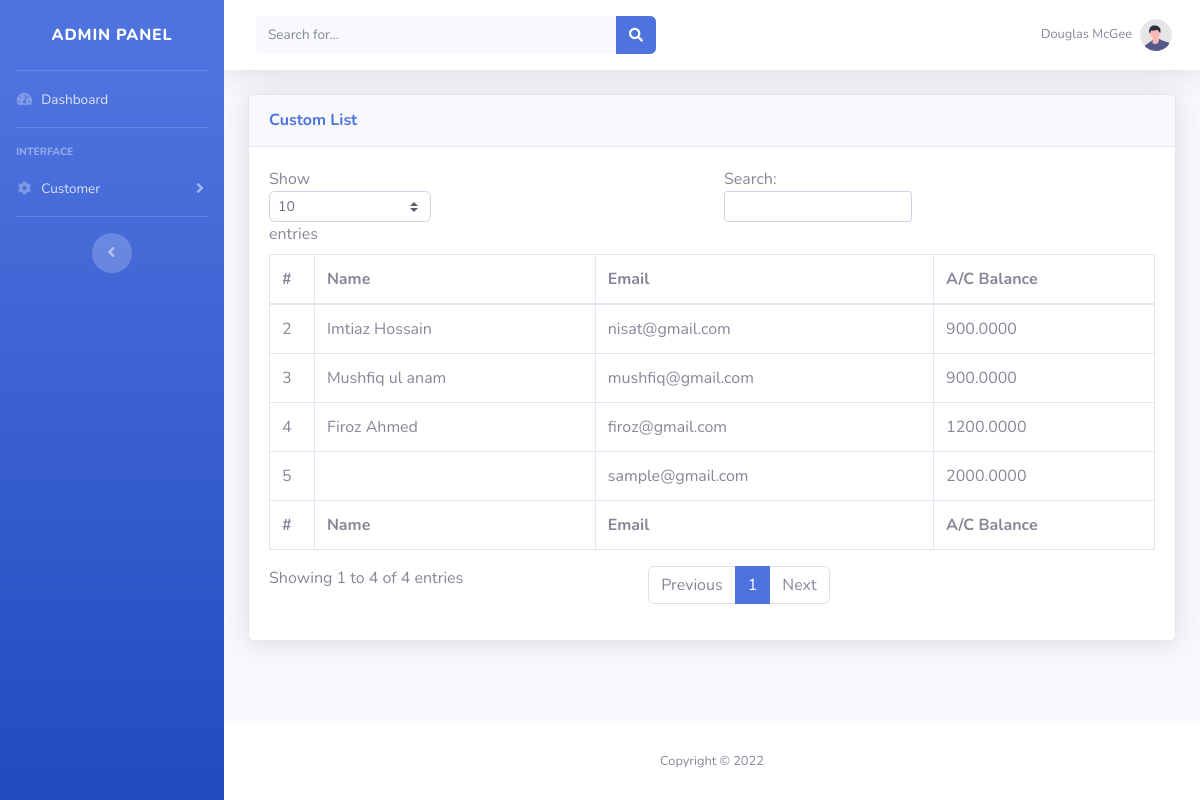
The page / on the database its author committed.
### tables this page shows
CREATE TABLE `customers` (
  `id` int(20) NOT NULL,
  `name` varchar(255) NOT NULL,
  `email` varchar(255) NOT NULL,
  `password` varchar(255) NOT NULL,
  `balance` double(16,4) NOT NULL,
  `date` date NOT NULL DEFAULT current_timestamp()
);

### index.php (the view, shortened to what this page needs)
<?php
require_once 'inc/config.php';
?>
<!DOCTYPE html>
<html lang="en">
<head>
    <link href="vendor/fontawesome-free/css/all.min.css" rel="stylesheet" type="text/css">
    <link href="css/sb-admin-2.min.css" rel="stylesheet">
</head>
<body id="page-top">
    <div id="wrapper">
        <?php include_once('common/sidebar.php'); ?>
        <div id="content-wrapper" class="d-flex flex-column">
            <div id="content">
                 <?php include_once('common/header.php'); ?>
                <div class="container-fluid">
                        <div class="card shadow mb-4">
                            <div class="card-header py-3">
                                <h6 class="m-0 font-weight-bold text-primary">Custom List</h6>
                            </div>
                            <div class="card-body">
                                <?php
                                    if(isset($_GET['search'])){
                                        $data = $conn->query("SELECT * FROM customers where name like '%".$_GET['search']."%'")->fetchAll();
                                    } else {
                                        $data = $conn->query('SELECT * FROM customers')->fetchAll();
                                    }
                                ?>
                                <div class="table-responsive">
                                    <table class="table table-bordered" id="dataTable" width="100%" cellspacing="0">
                                        <thead>
                                            <tr>
                                                <th>#</th>
                                                <th>Name</th>
                                                <th>Email</th>
                                                <th>A/C Balance</th>
                                            </tr>
                                        </thead>
                                        <tfoot>
                                            <tr>
                                                <th>#</th>
                                                <th>Name</th>
                                                <th>Email</th>
                                                <th>A/C Balance</th>
                                            </tr>
                                        </tfoot>
                                        <tbody>
                                            <?php
                                                foreach($data as $item) {
                                            ?>
                                            <tr>
                                                <td><?=$item['id']?></td>
                                                <td><?=$item['name']?></td>
                                                <td><?=$item['email']?></td>
                                                <td><?=$item['balance']?></td>
                                            </tr>
                                            <?php
                                                }
                                            ?>
                                        </tbody>
                                    </table>
                                </div>
                            </div>
                        </div>
                </div>
            </div>
            <?php include_once('common/footer.php'); ?>
        </div>
    </div>
</body>
</html>

### common/sidebar.php (shortened to what this page needs)
<ul class="navbar-nav bg-gradient-primary sidebar sidebar-dark accordion" id="accordionSidebar">
<a class="sidebar-brand d-flex align-items-center justify-content-center" href="index.php">
    <div class="sidebar-brand-text mx-3">Admin Panel</div>
</a>
<hr class="sidebar-divider my-0">
<li class="nav-item">
    <a class="nav-link" href="index.html">
        <i class="fas fa-fw fa-tachometer-alt"></i>
        <span>Dashboard</span></a>
</li>
<hr class="sidebar-divider">
<div class="sidebar-heading">
    Interface
</div>
<li class="nav-item">
    <a class="nav-link collapsed" href="#" data-toggle="collapse" data-target="#collapseTwo"
        aria-expanded="true" aria-controls="collapseTwo">
        <i class="fas fa-fw fa-cog"></i>
        <span>Customer</span>
    </a>
</li>
<hr class="sidebar-divider d-none d-md-block">
<div class="text-center d-none d-md-inline">
    <button class="rounded-circle border-0" id="sidebarToggle"></button>
</div>
</ul>

### common/header.php (shortened to what this page needs)
<nav class="navbar navbar-expand navbar-light bg-white topbar mb-4 static-top shadow">
    <form method="GET" action="customer-list.php"
        class="d-none d-sm-inline-block form-inline mr-auto ml-md-3 my-2 my-md-0 mw-100 navbar-search">
        <div class="input-group">
            <input type="text" name="search" class="form-control bg-light border-0 small"
            placeholder="Search for..."
                aria-label="Search" aria-describedby="basic-addon2">
            <div class="input-group-append">
                <button type="submit" name="submit" class="btn btn-primary">
                    <i class="fas fa-search fa-sm"></i>
                </button>
            </div>
        </div>
    </form>
    <ul class="navbar-nav ml-auto">
        <li class="nav-item dropdown no-arrow">
            <a class="nav-link dropdown-toggle" href="#" id="userDropdown" role="button"
                data-toggle="dropdown" aria-haspopup="true" aria-expanded="false">
                <span class="mr-2 d-none d-lg-inline text-gray-600 small">Douglas McGee</span>
                <img class="img-profile rounded-circle"
                    src="img/undraw_profile.svg">
            </a>
        </li>
    </ul>
</nav>

### common/footer.php
<footer class="sticky-footer bg-white">
    <div class="container my-auto">
        <div class="copyright text-center my-auto">
            <span>Copyright &copy; 2022</span>
        </div>
    </div>
</footer>

### rows shown on the page
customers: id "2", name "Imtiaz Hossain", email "nisat@gmail.com", balance "900.0000"
customers: id "3", name "Mushfiq ul anam", email "mushfiq@gmail.com", balance "900.0000"
customers: id "4", name "Firoz Ahmed", email "firoz@gmail.com", balance "1200.0000"
customers: id "5", email "sample@gmail.com", balance "2000.0000"
